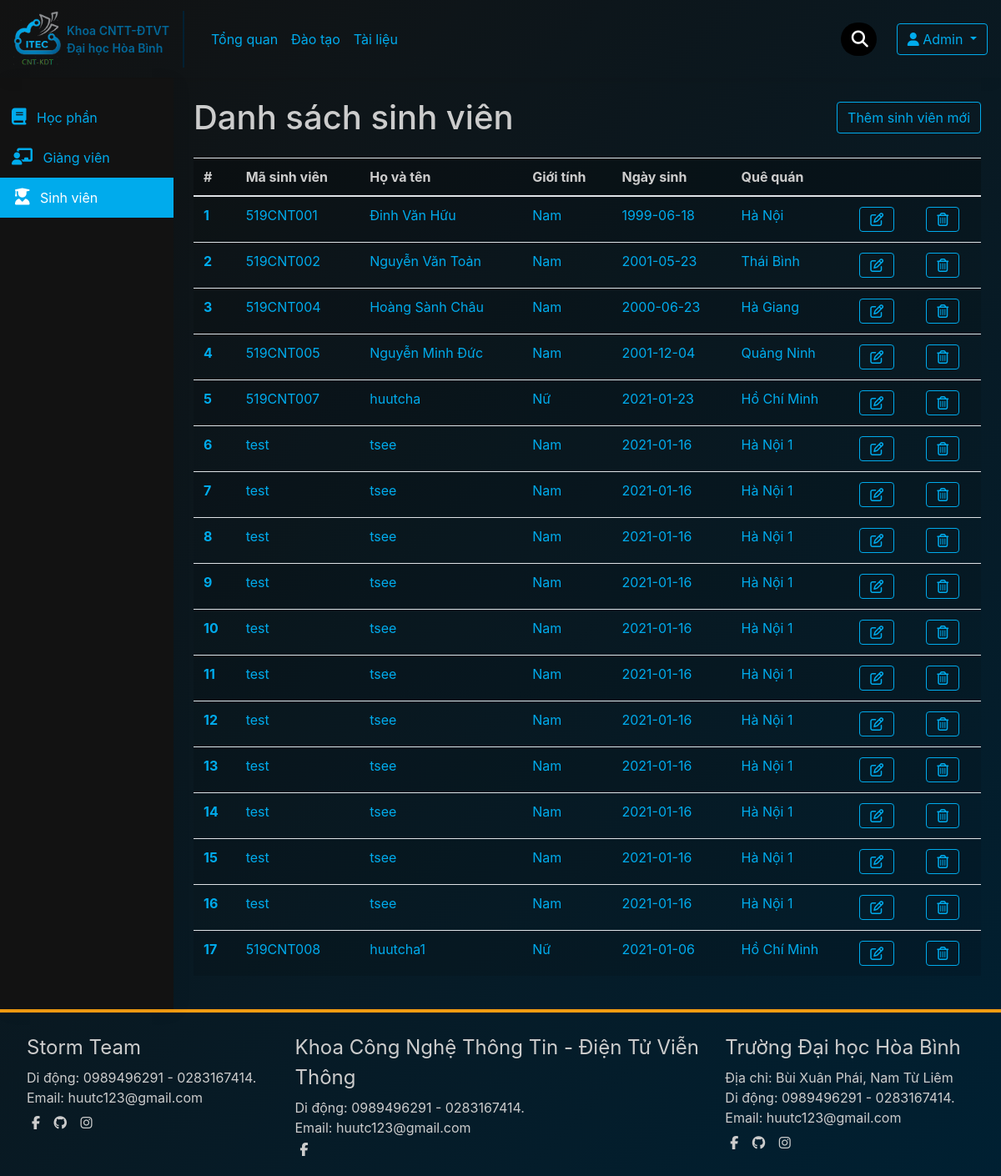
Page /admin/stdlist.php on the committed database.
### tables this page shows
CREATE TABLE `sinhvien` (
  `ID` int(11) NOT NULL,
  `MaSV` varchar(10) NOT NULL,
  `TenSV` varchar(20) NOT NULL,
  `GioiTinh` varchar(5) NOT NULL,
  `NgaySinh` date NOT NULL,
  `SDT` varchar(15) DEFAULT NULL,
  `DiaChi` varchar(100) DEFAULT NULL,
  `MaLop` varchar(10) NOT NULL
);

### admin/process-std.php (called while the page is built, shortened)
<?php
	function getStds ($sql) {
		global $conn;
		$result = $conn->query($sql);
		if ($data = $result->fetch_all(MYSQLI_ASSOC)){
			return $data;
		}
	};
 ?>

### admin/stdlist.php (the view, shortened to what this page needs)
<?php require './connect.php'; ?>
<?php require './process-std.php';
	$stds = getStds("SELECT * FROM sinhvien");
	$i = 0;
 ?>
 <?php
 	include 'inc/header.php';
 	include 'inc/sidebar.php';
  ?>
<div class="content">
	<div class="d-flex justify-content-between align-items-center">
		<h1 class="title">Danh sách sinh viên</h1>
		<a href="addstd.php" style="height: 50%" class="btn btn-darkmode">Thêm sinh viên mới</a>
	</div>
	<table class="table-striped  table-dark-mode table  mt-4">
	  <thead class="thead-dark-mode">
	    <tr>
	      <th scope="col">#</th>
	      <th scope="col">Mã sinh viên</th>
	      <th scope="col">Họ và tên</th>
	      <th scope="col">Giới tính</th>
	      <th scope="col">Ngày sinh</th>
	      <th scope="col">Quê quán</th>
	      <th colspan="2"></th>
	    </tr>
	  </thead>
	  <tbody>
	    <?php foreach ($stds as $std) : ?>
	    <tr>
	      <th scope="row"><?= ++$i ?></th>
	      <td><?= $std['MaSV'] ?></td>
	      <td><?= $std['TenSV'] ?></td>
	      <td><?= $std['GioiTinh'] ?></td>
	      <td><?= $std['NgaySinh'] ?></td>
	      <td><?= $std['DiaChi'] ?></td>
	      <td><a href="editstd.php?stdID=<?= $std['ID'] ?>" class="btn btn-darkmode"><i class="far fa-edit"></i></a></td>
	      <td><a href="" class="btn btn-darkmode" data-toggle="modal" data-target="#delete-modal" data-id="<?= $std['ID'] ?>"><i class="far fa-trash-alt"></i></a></td>
	    </tr>
	    <?php endforeach ?>
	  </tbody>
	</table>
</div>
<?php include 'inc/footer.php'; ?>

### admin/inc/header.php (shortened to what this page needs)
<!DOCTYPE html>
<html>
<head>
	<link rel="stylesheet" href="https://cdn.jsdelivr.net/npm/bootstrap@4.5.3/dist/css/bootstrap.min.css">
	<link rel="stylesheet" type="text/css" href="./css/main.css">
	<link rel="stylesheet" href="./css/dark-mode.css">
</head>
<body>
	<header>
		<nav class="navbar navbar-expand-lg d-flex">
		  <a class="navbar-brand d-flex align-items-center" href="#">
		  	<img src="img/logo1.png" alt="">
		  	<p>Khoa CNTT-ĐTVT <br>
		  	Đại học Hòa Bình
		  	</p>
		  </a>
		  <div class="separate"></div>
		  <div class="collapse navbar-collapse ml-4" id="navbarSupportedContent">
		    <ul class="navbar-nav mr-auto d-flex justify-content-between">
		      <li class="nav-item">
		        <a class="nav-link" href="#">Tổng quan</a>
		      </li>
		      <li class="nav-item ">
		        <a class="nav-link" href="#">Đào tạo</a>
		      </li>
		      <li class="nav-item ">
		        <a class="nav-link" href="#">Tài liệu</a>
		      </li>
		    </ul>
	      	<form class="form-inline my-2 my-lg-0">
		      <div class="search d-flex align-items-center">
		      	<input type="text" placeholder="Tìm kiếm ..." required>
		      	<i class="fas fa-search"></i>
		      </div>
		    </form>
	        <div class="btn-group ml-4">
			  <button type="button" class="btn btn-darkmode dropdown-toggle" data-toggle="dropdown" aria-haspopup="true" aria-expanded="false"><i class="fas fa-user"></i>
			    Admin
			  </button>
			</div>
		  </div>
		</nav>
	</header>

### admin/inc/sidebar.php
<div class="app d-flex">
		<div class="sidebar">
			<div class="list-group mt-4">
			  	<a href="upfilm.php" class="sidebar-item"><i class="fas fa-book"></i> Học phần</a>
			  	<a href="repo.php" class="sidebar-item " ><i class="fas fa-chalkboard-teacher"></i> Giảng viên</a>
			  	<a href="stdlist.php" class="sidebar-item active"><i class="fas fa-user-graduate"></i> Sinh viên</a>
			</div>
		</div>

### admin/inc/footer.php (shortened to what this page needs)
</div>
	<footer>
		<div class="row">
			<div class="col-lg-3">
				<div class="footer__title">Storm Team</div>
				<p class="footer__contract">
					Di động: 0989496291 - 0283167414. <br>
					Email: huutc123@gmail.com
				</p>
				<div class="footer__social">
					<i class="fab fa-facebook-f"></i>
					<i class="fab fa-github"></i>
					<i class="fab fa-instagram"></i>
				</div>
			</div>
			<div class="col-lg-5">
				<div class="footer__title">Khoa Công Nghệ Thông Tin - Điện Tử Viễn Thông</div>
				<p class="footer__contract">
					Di động: 0989496291 - 0283167414. <br>
					Email: huutc123@gmail.com
				</p>
				<div class="footer__social">
					<i class="fab fa-facebook-f"></i>
				</div>
			</div>
			<div class="col-lg-3">
				<div class="footer__title">Trường Đại học Hòa Bình</div>
				<p class="footer__contract">
					Địa chỉ: Bùi Xuân Phái, Nam Từ Liêm <br>
					Di động: 0989496291 - 0283167414. <br>
					Email: huutc123@gmail.com
				</p>
				<div class="footer__social">
					<i class="fab fa-facebook-f"></i>
					<i class="fab fa-github"></i>
					<i class="fab fa-instagram"></i>
				</div>
			</div>
		</div>
	</footer>
</body>
</html>

### admin/css/main.css (style rules this page uses)
* { box-sizing: inherit; }
p,h1,h2,h3 { margin: 0; }
a,a:hover { text-decoration: none; }
body { margin: 0; font-size: 16px; }
.btn { transition: 0.4s; }
nav { background: transparent; box-shadow: 0 4px 16px rgba(0, 0, 0, 0.05); }
.navbar-brand img { width: 60px; }
.navbar-brand p { color: #0176aed9; font-size: 14px; font-weight: 600; margin-left: 4px; }
.separate { height: 68px; width: 2px; background-color: #002032; }
.search { background-color: #000; border-radius: 20px; height: 40px; }
.search input { background-color: transparent; border-top-left-radius: 20px; border-bottom-left-radius: 20px; border: none; outline: none; color: #999; font-size: 14px; width: 0; transition: .6s; }
.search i { font-size: 20px; padding: 0 10px 0 9px; color: white; }
.sidebar { width: 208px; background-color: #121212; min-height: 90vh; box-shadow: 4px 4px 20px rgba(0, 0, 0, 0.05); }
.sidebar-item { padding: 12px 6px; transition: .6s; }
.sidebar-item i { font-size: 20px; margin: 0 8px; transition: .6s; }
footer { border-top: 4px solid #f39c12; padding: 24px 32px; color: #ccc; }
.footer__title { font-size: 24px; margin-bottom: 6px; }
.row { flex-wrap: unset; }
.footer__contract { margin-bottom: 6px; }
.footer__social i { margin: 0 6px; }
.content { flex: 1; padding: 24px; color: #ccc; }

### admin/css/dark-mode.css (style rules this page uses)
body { background-image: linear-gradient(135deg,#121212,#002032); background-size: cover; }
a { color: #00abec; }
.btn-darkmode { color: #00abec; border: 1px solid #00abec; }
.sidebar-item.active { color: white; background-color: #00abec; padding-left: 10px; }
.table-dark-mode { background-color: rgba(0, 0, 0, 0.05); color: #00abec; }
.thead-dark-mode { background-color: rgba(0, 0, 0, 0.2); color: #ccc; }
.table-striped tbody tr:nth-of-type(odd) { background-color: rgba(0,0,0,.075); }

### rows in the picture
sinhvien: MaSV "519CNT001", TenSV "Đinh Văn Hữu", GioiTinh "Nam", NgaySinh "1999-06-18", DiaChi "Hà Nội"
sinhvien: MaSV "519CNT002", TenSV "Nguyễn Văn Toản", GioiTinh "Nam", NgaySinh "2001-05-23", DiaChi "Thái Bình"
sinhvien: MaSV "519CNT004", TenSV "Hoàng Sành Châu", GioiTinh "Nam", NgaySinh "2000-06-23", DiaChi "Hà Giang"
sinhvien: MaSV "519CNT005", TenSV "Nguyễn Minh Đức", GioiTinh "Nam", NgaySinh "2001-12-04", DiaChi "Quảng Ninh"
sinhvien: MaSV "519CNT007", TenSV "huutcha", GioiTinh "Nữ", NgaySinh "2021-01-23", DiaChi "Hồ Chí Minh"
sinhvien: MaSV "test", TenSV "tsee", GioiTinh "Nam", NgaySinh "2021-01-16", DiaChi "Hà Nội 1"
sinhvien: MaSV "test", TenSV "tsee", GioiTinh "Nam", NgaySinh "2021-01-16", DiaChi "Hà Nội 1"
sinhvien: MaSV "test", TenSV "tsee", GioiTinh "Nam", NgaySinh "2021-01-16", DiaChi "Hà Nội 1"
sinhvien: MaSV "test", TenSV "tsee", GioiTinh "Nam", NgaySinh "2021-01-16", DiaChi "Hà Nội 1"
sinhvien: MaSV "test", TenSV "tsee", GioiTinh "Nam", NgaySinh "2021-01-16", DiaChi "Hà Nội 1"
sinhvien: MaSV "test", TenSV "tsee", GioiTinh "Nam", NgaySinh "2021-01-16", DiaChi "Hà Nội 1"
sinhvien: MaSV "test", TenSV "tsee", GioiTinh "Nam", NgaySinh "2021-01-16", DiaChi "Hà Nội 1"
sinhvien: MaSV "test", TenSV "tsee", GioiTinh "Nam", NgaySinh "2021-01-16", DiaChi "Hà Nội 1"
sinhvien: MaSV "test", TenSV "tsee", GioiTinh "Nam", NgaySinh "2021-01-16", DiaChi "Hà Nội 1"
sinhvien: MaSV "test", TenSV "tsee", GioiTinh "Nam", NgaySinh "2021-01-16", DiaChi "Hà Nội 1"
sinhvien: MaSV "test", TenSV "tsee", GioiTinh "Nam", NgaySinh "2021-01-16", DiaChi "Hà Nội 1"
sinhvien: MaSV "519CNT008", TenSV "huutcha1", GioiTinh "Nữ", NgaySinh "2021-01-06", DiaChi "Hồ Chí Minh"
